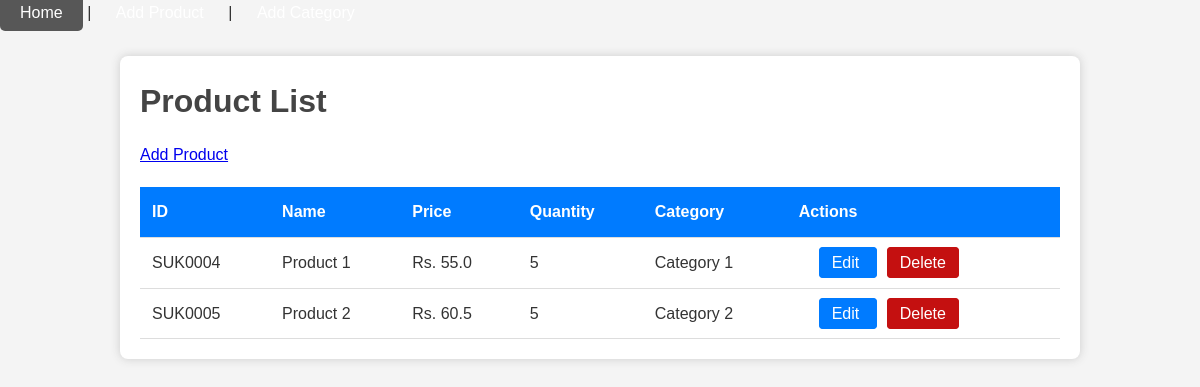
The page / on the database its author committed.
### models/db.py (models this page shows, shortened)
class Product(db.Model):
    __tablename__ = 'products'
    product_id = db.Column(db.String(50), primary_key=True)  # Use product_id as PK
    name = db.Column(db.String(100), nullable=False)
    price = db.Column(db.Float, nullable=False)
    quantity = db.Column(db.Integer, nullable=False)
    category_id = db.Column(db.Integer, db.ForeignKey('categories.id'), nullable=False)

class Category(db.Model):
    __tablename__ = 'categories'
    id = db.Column(db.Integer, primary_key=True)
    name = db.Column(db.String(50), unique=True, nullable=False)
    description = db.Column(db.String(200), nullable=True)
    products = db.relationship('Product', backref='category', lazy=True)

### main.py (the view)
@app.route('/')
def index():
    products = Product.query.all()
    categories = Category.query.all()
    return render_template('index.html', products=products, categories=categories)

### templates/index.html (shortened to what this page needs)
{% extends "base.html" %}
{% block content %}
<h1>Product List</h1>
<a href="{{ url_for('add_product') }}" class="btn btn-primary">Add Product</a>
<table class="table table-striped mt-4">
    <thead>
        <tr>
            <th>ID</th>
            <th>Name</th>
            <th>Price</th>
            <th>Quantity</th>
            <th>Category</th>
            <th>Actions</th>
        </tr>
    </thead>
    <tbody>
        {% for product in products %}
        <tr>
            <td>{{ product.product_id }}</td>
            <td>{{ product.name }}</td>
            <td>Rs. {{ product.price }}</td>
            <td>{{ product.quantity }}</td>
            <td>{{ product.category.name }}</td>
            <td>
                <div class="d-inline-flex align-items-center " style="margin: 0 10px ;">
                    <a href="{{ url_for('update_product', product_id=product.product_id) }}"
                       class="btn btn-primary btn-sm me-2"
                       style="
          padding: 6px 12px;
          border-radius: 4px;
          text-decoration: none;
          color: white;
          background-color: #007bff;
          border: 1px solid #007bff;
          margin: 0 10px ;
        ">
                        Edit
                    </a>
                    <a href="#"
                       onclick="if(confirm('Are you sure you want to delete this product?')) {
                                document.getElementById('delete-form-{{ product.product_id }}').submit(); }"
                       class="btn btn-danger btn-sm"
                       style="
                    padding: 6px 12px;
                    border-radius: 4px;
                    text-decoration: none;
                    color: white;
                    background-color: #c41010;
                    border: 1px solid #c41010;">
                        Delete
                    </a>
                </div>
            </td>
        </tr>
        {% endfor %}
    </tbody>
</table>
{% endblock %}

### static/styles.css (style rules this page uses)
* { box-sizing: border-box; margin: 0; padding: 0; font-family: Arial, sans-serif; }
body { background-color: #f4f4f4; color: #333; line-height: 1.6; margin: 0; padding: 0; }
h1, h2, h3 { margin-bottom: 15px; color: #444; }
table { width: 100%; border-collapse: collapse; margin-top: 20px; }
table th, table td { padding: 12px; text-align: left; border-bottom: 1px solid #ddd; }
table th { background: #007BFF; color: #fff; }

### rows shown on the page
Product: product_id "SUK0004", name "Product 1", price "55.0", quantity "5", category.name "Category 1"
Product: product_id "SUK0005", name "Product 2", price "60.5", quantity "5", category.name "Category 2"
